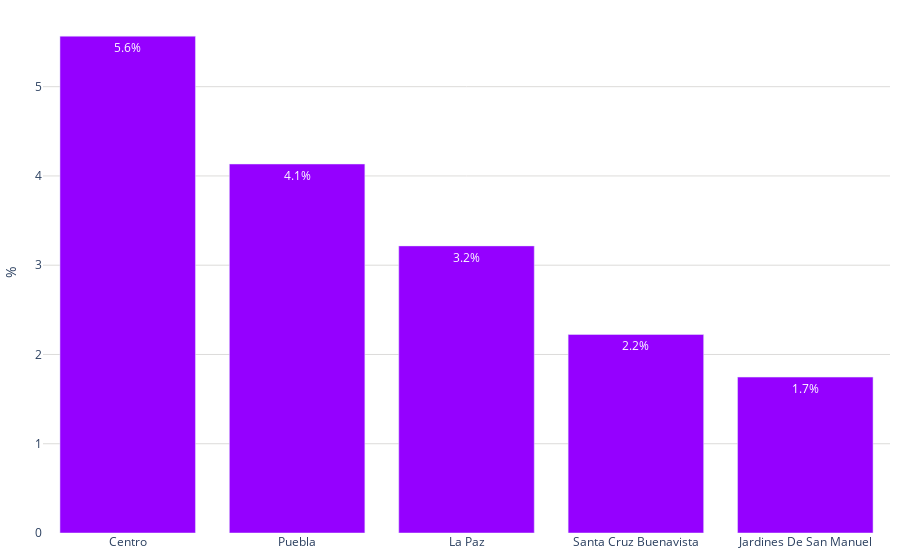

Write notebook code for a chart like this one.
### Code cell
fig = go.Figure()
porcentajes = colonias_predominantes['porcentaje']
colonias = colonias_predominantes['colonia']
# Agregar los datos como barras
fig.add_trace(go.Bar(
    x=colonias,  # Eje x: Modalidades
    y=porcentajes,  # Eje y: Porcentajes
     marker_color='#9500ff',   # Especifica los colores de las barras
    text=porcentajes,  # Texto que se mostrará en las barras (porcentaje)
    textposition='inside',  # Posición del texto (puede ser 'inside' o 'outside')
    texttemplate='%{text:.1f}%',  # Formato del texto (porcentaje con un decimal)
))

# Personalizar el diseño de la gráfica
fig.update_layout(
    #title='Colonias Predominantes en Tulancingo',  # Título de la gráfica
    #xaxis=dict(title='%'),  # Título del eje x
    yaxis=dict(
        title='%', # Título del eje y
        gridcolor='#dddcda', # Color de las líneas que dividen los rangos del eje Y
        #gridwidth=1,
    ),  margin=dict(l=10, r=10, t=10, b=10),  # Ajusta los márgenes (left, right, top, bottom) 
    plot_bgcolor='rgba(0,0,0,0)',  # Color de fondo del gráfico
)
# Exportar gráfica como archivo HTML
def guardar_grafico_como_html(fig, nombre_archivo, carpeta='assets/graficas'):
    # Crear la carpeta si no existe
    if not os.path.exists(carpeta):
        os.makedirs(carpeta)
    
    # Gráfica como archivo HTML en la carpeta especificada
    pio.write_html(fig, f'{carpeta}/{nombre_archivo}.html')

guardar_grafico_como_html(fig, 'g_bar_colonias_predominantes', carpeta='assets/graficas')
fig.show()

### Figure 1 — Plotly figure (JSON) as saved in the notebook; plotly's stock layout.template omitted (floating-point values rounded to 4 significant figures)
{"data": [{"marker": {"color": "#9500ff"}, "text": [5.566, 4.134, 3.216, 2.224, 1.746], "textposition": "inside", "texttemplate": "%{text:.1f}%", "type": "bar", "x": ["Centro", "Puebla", "La Paz", "Santa Cruz Buenavista", "Jardines De San Manuel"], "y": [5.566, 4.134, 3.216, 2.224, 1.746]}], "layout": {"margin": {"b": 10, "l": 10, "r": 10, "t": 10}, "plot_bgcolor": "rgba(0,0,0,0)", "yaxis": {"gridcolor": "#dddcda", "title": {"text": "%"}}}}
